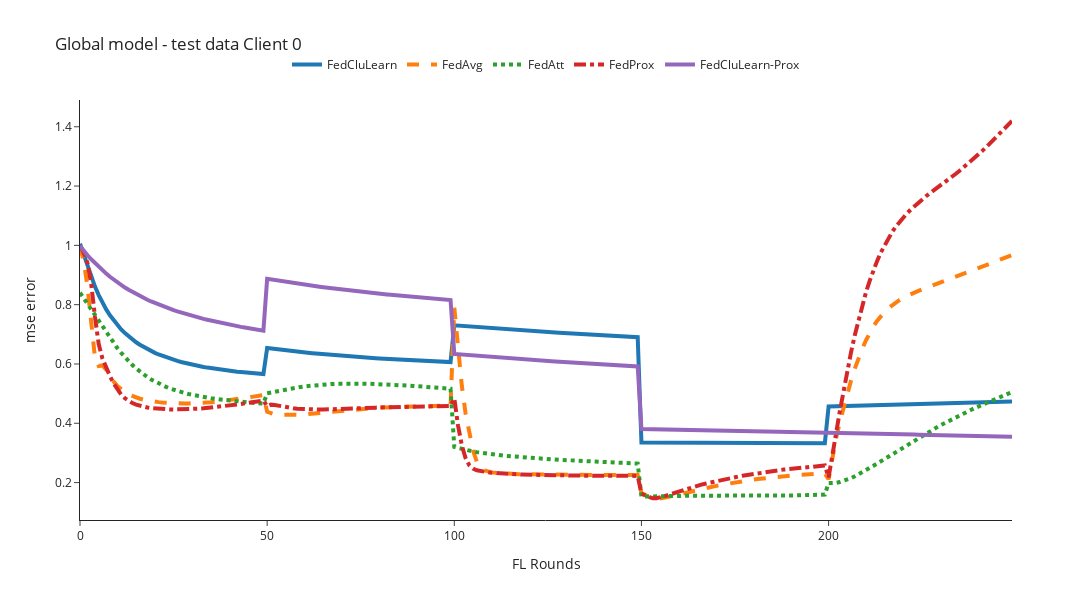
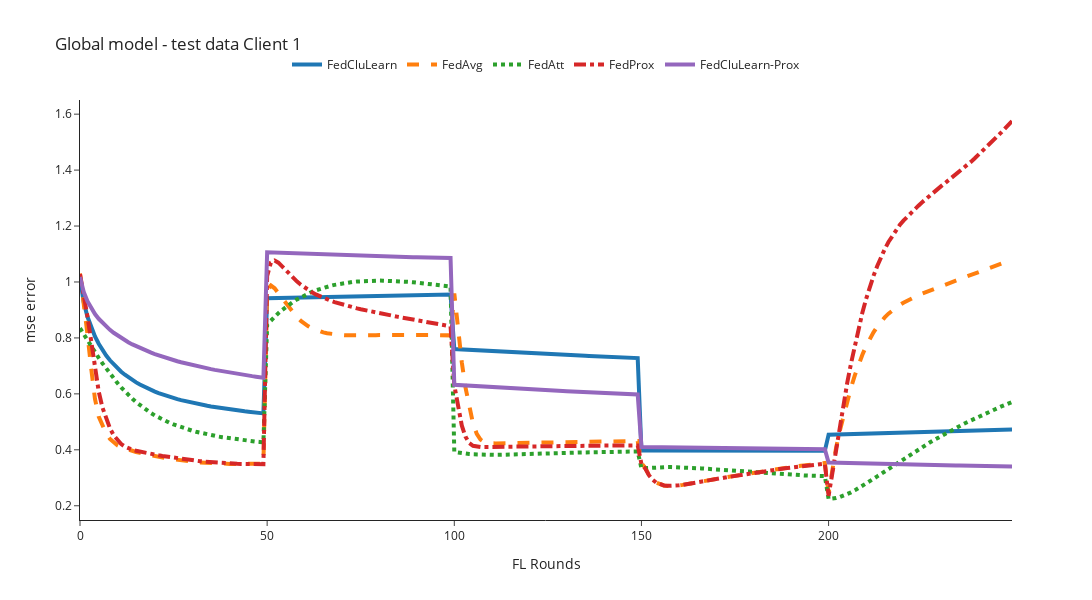

The notebook cell these images were saved under, in order:
### Code cell
mse_column='mse'
for client_id in [0,1,2]:
    n_rounds, y = preprocessing_results(filenames=global_filenames, client_id=client_id,mse_column=mse_column)
    plot_plotly(n_rounds, y, title=f'Global model - test data Client {client_id}', y_axis_title=f'{mse_column} error')

### Figure 1 — Plotly figure (JSON) as saved in the notebook; plotly's stock layout.template omitted (floating-point values rounded to 4 significant figures; data arrays with more than 128 entries replaced by an {"elided": "..."} marker saying what was removed)
{"data": [{"line": {"dash": "solid", "width": 4}, "mode": "lines", "name": "FedCluLearn", "type": "scatter", "x": {"elided": "251 int values"}, "y": {"elided": "250 float values"}}, {"line": {"dash": "dash", "width": 4}, "mode": "lines", "name": "FedAvg", "type": "scatter", "x": {"elided": "251 int values"}, "y": {"elided": "250 float values"}}, {"line": {"dash": "dot", "width": 4}, "mode": "lines", "name": "FedAtt", "type": "scatter", "x": {"elided": "251 int values"}, "y": {"elided": "250 float values"}}, {"line": {"dash": "dashdot", "width": 4}, "mode": "lines", "name": "FedProx", "type": "scatter", "x": {"elided": "251 int values"}, "y": {"elided": "250 float values"}}, {"line": {"dash": "solid", "width": 4}, "mode": "lines", "name": "FedCluLearn-Prox", "type": "scatter", "x": {"elided": "251 int values"}, "y": {"elided": "250 float values"}}], "layout": {"height": 600, "legend": {"orientation": "h", "x": 0.5, "xanchor": "center", "y": 1.05, "yanchor": "bottom"}, "title": {"text": "Global model - test data Client 0"}, "width": 1200, "xaxis": {"title": {"text": "FL Rounds"}}, "yaxis": {"title": {"text": "mse error"}}}}

### Figure 2 — Plotly figure (JSON) as saved in the notebook; plotly's stock layout.template omitted (floating-point values rounded to 4 significant figures; data arrays with more than 128 entries replaced by an {"elided": "..."} marker saying what was removed)
{"data": [{"line": {"dash": "solid", "width": 4}, "mode": "lines", "name": "FedCluLearn", "type": "scatter", "x": {"elided": "251 int values"}, "y": {"elided": "250 float values"}}, {"line": {"dash": "dash", "width": 4}, "mode": "lines", "name": "FedAvg", "type": "scatter", "x": {"elided": "251 int values"}, "y": {"elided": "250 float values"}}, {"line": {"dash": "dot", "width": 4}, "mode": "lines", "name": "FedAtt", "type": "scatter", "x": {"elided": "251 int values"}, "y": {"elided": "250 float values"}}, {"line": {"dash": "dashdot", "width": 4}, "mode": "lines", "name": "FedProx", "type": "scatter", "x": {"elided": "251 int values"}, "y": {"elided": "250 float values"}}, {"line": {"dash": "solid", "width": 4}, "mode": "lines", "name": "FedCluLearn-Prox", "type": "scatter", "x": {"elided": "251 int values"}, "y": {"elided": "250 float values"}}], "layout": {"height": 600, "legend": {"orientation": "h", "x": 0.5, "xanchor": "center", "y": 1.05, "yanchor": "bottom"}, "title": {"text": "Global model - test data Client 1"}, "width": 1200, "xaxis": {"title": {"text": "FL Rounds"}}, "yaxis": {"title": {"text": "mse error"}}}}
